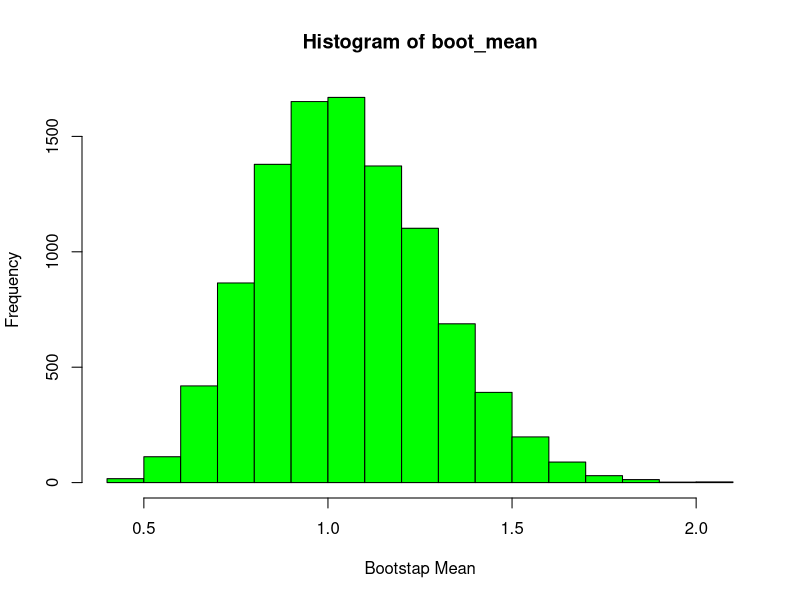
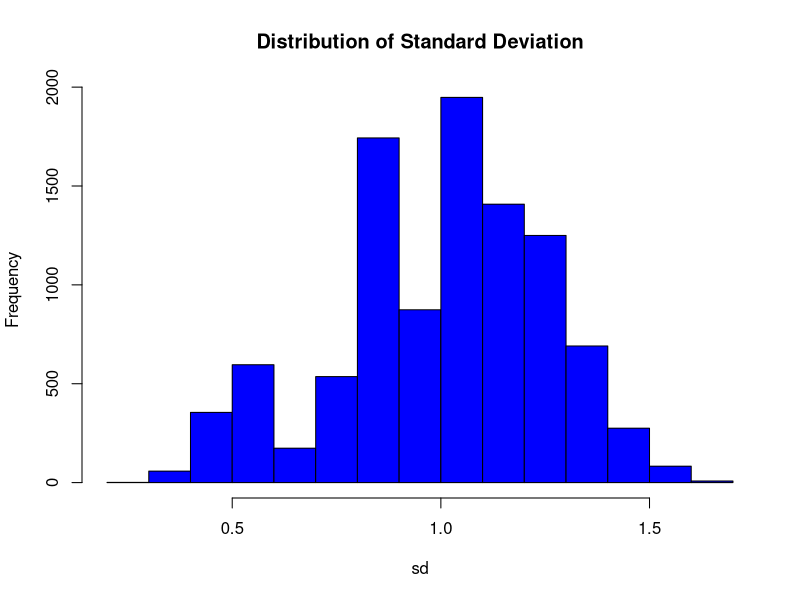

Write R code to recreate these figures, in order.
#1. Consider the random sample: X = {3.56, 0.69, 0.10, 1.84, 3.93, 1.25, 0.18, 1.13, 
# 0.27, 0.50, 0.67, 0.01, 0.61, 0.82, 1.70, 0.39, 0.11, 1.20, 1.21, 0.72}. Perform a 
#bootstrap analysis with 10,000 re-samples and: 

x <- c(3.56, 0.69, 0.10, 1.84, 3.93, 1.25, 0.18, 1.13, 0.27, 0.50,
       0.67, 0.01, 0.61, 0.82, 1.70, 0.39, 0.11, 1.20, 1.21, 0.72)

n<-length(x);n


#(a) Obtain the bootstrap distribution of sample mean and sample standard deviation. 
B<-10000
boot_mean<-numeric(B)
boot_sd<-numeric(B)

set.seed(123)
for(i in 1:B){
  sample_i<-sample(x,n,replace = TRUE) #vector,sample size, replace
  boot_mean[i]<-mean(sample_i)
  boot_sd[i]<-sd(sample_i)
}
head(boot_mean)
boot_sd

hist(boot_mean, xlab ="Bootstap Mean", col="green")
hist(boot_sd, main = "Distribution of Standard Deviation",xlab ="sd",col = "blue")



#(b)Construct 95% confidence intervals for both statistics using the percentile method.
CI_mean<-quantile(boot_mean, probs = c(.025,0.975)); CI_mean
CI_sd<-quantile(boot_sd, probs = c(.025,0.975)); CI_sd



#(c) Compare the bootstrap estimates with the original sample estimates. 
org_mean<-mean(x);org_mean
org_sd<-sd(x);org_sd

avr_boot_mean<-mean(boot_mean);avr_boot_mean
avr_boot_sd<-mean(boot_sd);avr_boot_sd




#2.Using the same data set from Problem 1, perform a Jackknife analysis for the sample standard deviation: 
#(a)Compute the Jackknife replications ˆσ(i) by omitting each observation in turn.
x= c(3.56, 0.69, 0.10, 1.84, 3.93, 1.25, 0.18, 1.13, 0.27, 0.50,
     0.67, 0.01, 0.61, 0.82, 1.70, 0.39, 0.11, 1.20, 1.21, 0.72)

n <- length(x)
jack_s <- numeric(n)

for (i in 1:n){
  xi <- x[-i]         # leave one out each observation
  jack_s[i] <- sd(xi)  # sd of the reduced sample
}

jack_s

jack_mean <- mean(jack_s)
jack_mean


#(b)Compute the corresponding pseudo-values P Vi.  
s_full <- sd(x)
pseudo_values<- n*s_full -(n-1)*jack_s
pseudo_values

#(c)Compute the Jackknife estimate ˆσJack as the average of pseudo-values.
sigma_jack <- mean(pseudo_values)
sigma_jack

#(d)Determine the bias of the original sample standard deviation.
bias_jack <- (n-1)*(jack_mean - s_full)
bias_jack



#3. Suppose a sample is drawn from N(µ, σ2) with known variance σ2 = 9. Using the 
# Sequential Probability Ratio Test (SPRT), test:  
#   H0 : µ = 9 vs H1 : µ = 15  
# at significance level α = 0.05 and type-II error β = 0.01.  

mu0 <- 9           # H0 mean
mu1 <- 15          # H1 mean
sigma2 <- 9        # known variance
sigma <- sqrt(sigma2)
alpha <- 0.05
beta  <- 0.01

# (a) Likelihood ratio and log-LR
# Likelihood ratio for a single observation
LR_single <- function(x) {
  num = dnorm(x, mean = mu1, sd = sigma)
  den = dnorm(x, mean = mu0, sd = sigma)
  num / den
}

# log-likelihood ratio for a single observation
logLR_single <- function(x) {
  log(LR_single(x))
}

# For n observations: cumulative log-likelihood ratio
logLR_n <- function(xvec) {
  sum(logLR_single(xvec))
}

# (b) Determine the decision boundaries and the stopping rule for the SPRT.  
A <- (1 - beta) / alpha         # Upper boundary ratio
B <- beta / (1 - alpha)         # Lower boundary ratio
logA <- log(A)
logB <- log(B)
A; B
logA; logB



# Boundaries in terms of sum S_n and mean Xbar_n
# For N(µ, σ²), the log-likelihood ratio simplifies to:
# logLR = (2/3)*sum(x - 12)

# Constants for boundaries:
cA <- (3/2) * logA
cB <- (3/2) * logB
cA; cB

# (c) Full SPRT stopping rule
SPRT <- function(data) {
  
  Sn <- 0          # cumulative sum
  n  <- 0          # sample size
  
  for (x in data) {
    n <- n + 1
    Sn <- Sn + x
    
    logLR <- (2/3) * (Sn - 12 * n)
    
    if (logLR >= logA) {
      return(list(decision = "Reject H0 (Accept H1)",
                  n = n, logLR = logLR))
    }
    
    if (logLR <= logB) {
      return(list(decision = "Accept H0",
                  n = n, logLR = logLR))
    }
  }
  return(list(decision = "No decision — continue sampling",
              n = n,
              logLR = logLR))
}

# Example run (you can replace with real data)
set.seed(123)
example_data <- rnorm(500, mean = 15, sd = sigma)  # sample from H1
SPRT(example_data)

